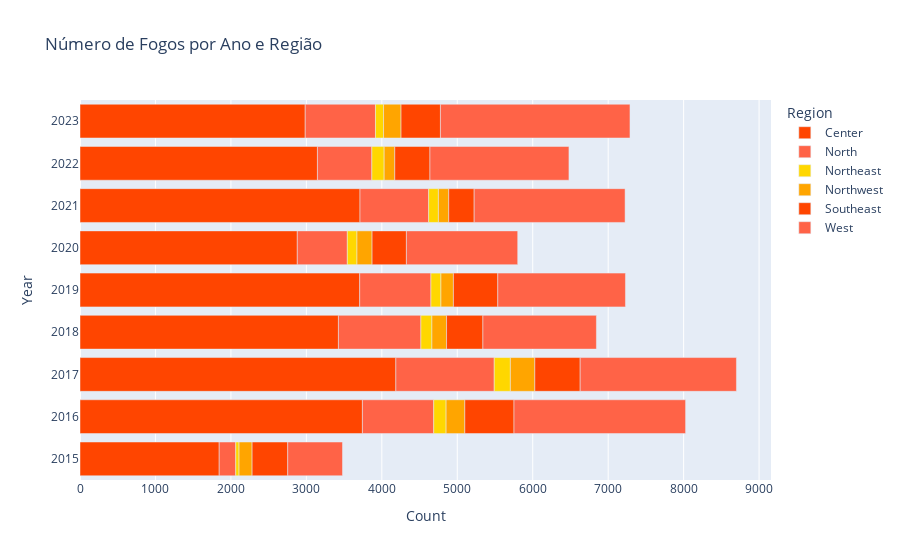

The code cell stored with this chart in its notebook:
### Markdown cell above
* altera para barras horizontais
* altera o esquema de cores para fazer lembrar o fogo

### Code cell
# Desenhar o gráfico de barras horizontais com esquema de cores que lembra o fogo
fig = px.bar(df_count, x='Count', y='Year', color='Region', title='Número de Fogos por Ano e Região', orientation='h', color_discrete_sequence=['#FF4500', '#FF6347', '#FFD700', '#FFA500'])
fig.show()

### Figure 1 — Plotly figure (JSON) as saved in the notebook; plotly's stock layout.template omitted (floating-point values rounded to 4 significant figures)
{"data": [{"alignmentgroup": "True", "hovertemplate": "Region=Center<br>Count=%{x}<br>Year=%{y}<extra></extra>", "legendgroup": "Center", "marker": {"color": "#FF4500", "pattern": {"shape": ""}}, "name": "Center", "offsetgroup": "Center", "orientation": "h", "showlegend": true, "textposition": "auto", "type": "bar", "x": [1845, 3743, 4186, 3425, 3707, 2880, 3711, 3147, 2985], "xaxis": "x", "y": [2015, 2016, 2017, 2018, 2019, 2020, 2021, 2022, 2023], "yaxis": "y"}, {"alignmentgroup": "True", "hovertemplate": "Region=North<br>Count=%{x}<br>Year=%{y}<extra></extra>", "legendgroup": "North", "marker": {"color": "#FF6347", "pattern": {"shape": ""}}, "name": "North", "offsetgroup": "North", "orientation": "h", "showlegend": true, "textposition": "auto", "type": "bar", "x": [219, 945, 1304, 1093, 944, 663, 910, 721, 931], "xaxis": "x", "y": [2015, 2016, 2017, 2018, 2019, 2020, 2021, 2022, 2023], "yaxis": "y"}, {"alignmentgroup": "True", "hovertemplate": "Region=Northeast<br>Count=%{x}<br>Year=%{y}<extra></extra>", "legendgroup": "Northeast", "marker": {"color": "#FFD700", "pattern": {"shape": ""}}, "name": "Northeast", "offsetgroup": "Northeast", "orientation": "h", "showlegend": true, "textposition": "auto", "type": "bar", "x": [44, 164, 214, 146, 133, 128, 129, 163, 107], "xaxis": "x", "y": [2015, 2016, 2017, 2018, 2019, 2020, 2021, 2022, 2023], "yaxis": "y"}, {"alignmentgroup": "True", "hovertemplate": "Region=Northwest<br>Count=%{x}<br>Year=%{y}<extra></extra>", "legendgroup": "Northwest", "marker": {"color": "#FFA500", "pattern": {"shape": ""}}, "name": "Northwest", "offsetgroup": "Northwest", "orientation": "h", "showlegend": true, "textposition": "auto", "type": "bar", "x": [173, 248, 324, 194, 165, 200, 137, 141, 232], "xaxis": "x", "y": [2015, 2016, 2017, 2018, 2019, 2020, 2021, 2022, 2023], "yaxis": "y"}, {"alignmentgroup": "True", "hovertemplate": "Region=Southeast<br>Count=%{x}<br>Year=%{y}<extra></extra>", "legendgroup": "Southeast", "marker": {"color": "#FF4500", "pattern": {"shape": ""}}, "name": "Southeast", "offsetgroup": "Southeast", "orientation": "h", "showlegend": true, "textposition": "auto", "type": "bar", "x": [472, 652, 601, 482, 588, 455, 337, 466, 522], "xaxis": "x", "y": [2015, 2016, 2017, 2018, 2019, 2020, 2021, 2022, 2023], "yaxis": "y"}, {"alignmentgroup": "True", "hovertemplate": "Region=West<br>Count=%{x}<br>Year=%{y}<extra></extra>", "legendgroup": "West", "marker": {"color": "#FF6347", "pattern": {"shape": ""}}, "name": "West", "offsetgroup": "West", "orientation": "h", "showlegend": true, "textposition": "auto", "type": "bar", "x": [726, 2274, 2071, 1504, 1692, 1475, 2000, 1842, 2512], "xaxis": "x", "y": [2015, 2016, 2017, 2018, 2019, 2020, 2021, 2022, 2023], "yaxis": "y"}], "layout": {"autosize": true, "barmode": "relative", "legend": {"title": {"text": "Region"}, "tracegroupgap": 0}, "title": {"text": "Número de Fogos por Ano e Região"}, "xaxis": {"anchor": "y", "autorange": true, "domain": [0, 1], "range": [0, 9158.0], "title": {"text": "Count"}, "type": "linear"}, "yaxis": {"anchor": "x", "autorange": true, "domain": [0, 1], "range": [2014.0, 2024.0], "title": {"text": "Year"}, "type": "linear"}}}
